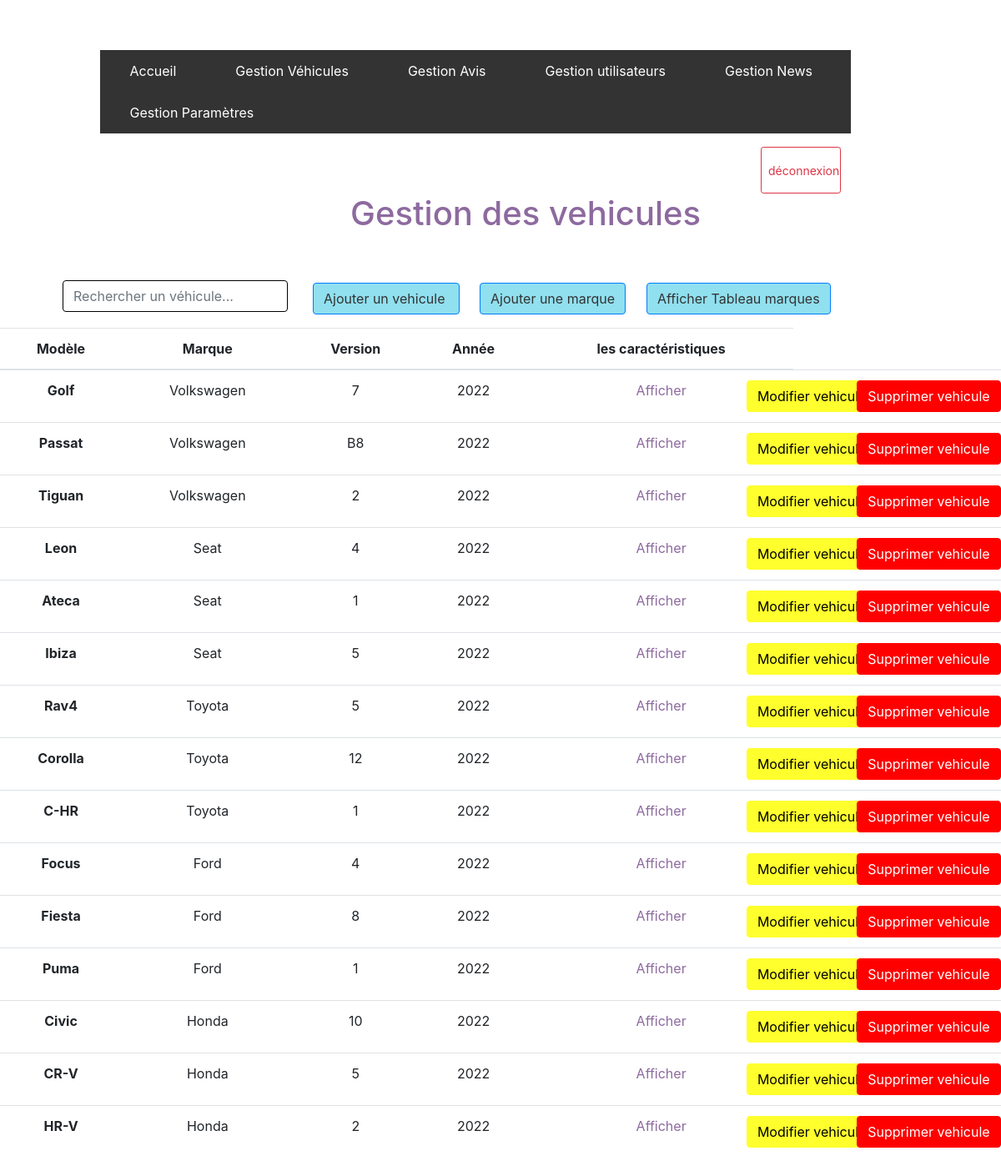
Screenshot of /routers/AdminGestionVehicule.php (signed in) with the database file from the repository.
### tables this page shows
CREATE TABLE Vehicule(
    idVehicule int primary key not null auto_increment,
    ModeleVehicule varchar(100),
    VersionVehicule varchar(10),
    AnneeVehicule int(4),
    Moteur varchar(100),
    Performance varchar(100), 
    Dimensions varchar(100),
    Puissance varchar(100),
    Capacite varchar(100),
    Consommation varchar(100),
    tarif float not null,
    ImageVehicule varchar(200),
    CodeMarque int not null,
    foreign key (CodeMarque) REFERENCES Marque(idMarque)
);

CREATE TABLE Marque(
    idMarque int primary key not null auto_increment,
    NomMarque varchar(100),
    PaysOrigine varchar(100),
    SiegeSocial varchar(100),
    AnneeCreation int(4),
    ImageLogo varchar(200)
);

### Controller/AdminVehiculeController.php (called while the page is built, shortened)
<?php
include_once '../Model/VehiculeModel.php';
require_once '../View/AdminVehiculeView.php';
class AdminVehiculeController{
    public function AfficherTableVehicules(){
        $VehiculeModel = new VehiculeModel();
        $Vehicules = $VehiculeModel->getAllVehicules();
        $TableVeh = new AdminVehiculeView();
        $TableVeh->afficherVehicules($Vehicules);
    }
}
?>

### Model/db.php (called while the page is built, shortened)
<?php
class dbModel {
    public function request($pdo, $query) {
        $stmt = $pdo->prepare($query);
        $stmt->execute();
        return $stmt->fetchAll(PDO::FETCH_ASSOC);
    }
}
?>

### Controller/dbController.php (called while the page is built, shortened)
<?php
require_once '../Model/db.php';
class dbController {
    public function request($pdo, $query) {
        $dbModel = new dbModel();
        return $dbModel->request($pdo, $query);
    }
}
?>

### Model/VehiculeModel.php (called while the page is built, shortened)
<?php
require_once '../Controller/dbController.php';
class VehiculeModel{
    public function getAllVehicules(){
        try {
            $db = new dbController();
            $pdo = $db->connect();
            $Vehicules = $db->request($pdo, "SELECT * FROM Vehicule LEFT JOIN Marque ON Vehicule.CodeMarque  = Marque.idMarque  ORDER BY Marque.idMarque;");
            return $Vehicules;
        } catch(Exception $e){
            echo "Problem dans la recuperation des vehicules" ;
        }
    }
}
?>

### View/AdminVehiculeView.php (the view, shortened to what this page needs)
<?php
require_once('../View/pageAdmin.php');
class AdminVehiculeView extends pageAdmin{
    public function TableVeh($Vehicules){
            ?>
            <center>
            <div class="titreLog">
                <h1 style="margin-top: 0%;margin-left: 35%;color:#8D6A9F;">Gestion des vehicules</h1>
            </div>
            </center>
            <div class="d-flex justify-content-center">
            <div class="col-3  mt-5 " style ="margin-left:-15%;margin-bottom:2%;">
            <input class="form-control" id="rechercheVeh" type="text" placeholder="Rechercher un véhicule..." style ="border:1px solid black; margin-bottom:-6%;"> </div>
            <div class="form-group col-2">
            <form action="../routers/AdminGestionVehicule.php" method="GET">
            <input id="ajouter_vehicule"  type="submit"  name = "add_vehicule" value="Ajouter un vehicule "  class="btn btn-outline-primary" style="background-color:#90E0EF; color:#333333;margin-top:30%;"/>
            </form>
    </div>
    <div class="form-group col-2">
            <form action="../routers/AdminGestionVehicule.php" method="GET">
            <input id="ajouter_marque"  type="submit"  name = "add_marque" value="Ajouter une marque"  class="btn btn-outline-primary" style="background-color:#90E0EF; color:#333333;margin-top:30%;"/>
            </form>
            </div>
            <div class="form-group col-2">
    <form action="../routers/AdminGestionVehicule.php" method="GET">
    <input id="afficher_marques"  type="submit"  name = "afficheMarques" value="Afficher Tableau marques"  class="btn btn-outline-primary" style="background-color:#90E0EF; color:#333333;margin-top:30%;"/>
    </form>
    </div>
    </div>
            <div class="table-responsive-md">
             <table id="tableau-vehicule" class="table table-hover ">
            <thead class="">
              <tr>
                <th scope="col" class="text-center">Modèle</th>
                <th scope="col" class="text-center">Marque</th>
                <th scope="col" class="text-center" >Version</th>
                <th scope="col" class="text-center">Année</th>
                <th scope="col" class="text-center">les caractéristiques</th>
              </tr>
            </thead>
            <tbody>
                <?php
                foreach ($Vehicules as $Vehicule){
                    echo '<tr>';
                    echo '<td class="text-center modele-vehicule" style="max-width: 70px;"><b>'.$Vehicule['ModeleVehicule'].'</b></td>';
                    echo '<td class="text-center marqueV" style="max-width: 150px;">'.$Vehicule['NomMarque'].'</td>';
                    echo '<td class="text-center" style="max-width: 70px;">'.$Vehicule['VersionVehicule'].'</td>';
                    echo '<td class="text-center" style="max-width: 70px;">'.$Vehicule['AnneeVehicule'].'</td>';
                    echo '<td class="text-center caracteristiques" style="max-width: 70px;">
                    <a href="../routers/AfficherCaracteristiques.php?id_vehicule=' . $Vehicule['idVehicule'] . '" style="color:#8D6A9F;">Afficher</a>
                    </td>';
                    echo '<td class="text-center" style="max-width: 70px;">
                    <form action="../routers/AdminGestionVehicule.php" method="GET">
                    <input type="hidden" class="id_vehicule" name="id_vehicule" value="' . $Vehicule['idVehicule'] . '" />
                    <input  type="submit" name = "submit" value="Modifier vehicule" class="btn btn-primary" style="background-color : #FFFF2E; color : black; border-color:#FFFF2E;margin-left:-80%"/>
                    </form>
                    </td>';
                    echo '<td class="text-center" style="max-width: 70px;">
                    <form action="../routers/AdminGestionVehicule.php" method="GET">
                    <input type="hidden" class="id_vehicule" name="id_vehicule" value="' . $Vehicule['idVehicule'] . '" />
                    <input  type="submit" name = "submit" value="Supprimer vehicule" class="btn btn-primary" style="background-color : red; color : white; border-color:red ;margin-left:-60%"/>
                    </form>
                    </td>';
                    echo '</tr>';
                }
                ?>
            </tbody>
          </table>
            </div>
            <?php
        }
    public function afficherVehicules($Vehicules){
        $this->TableVeh($Vehicules);
    }
}
?>

### code.css (style rules this page uses)
.titreLog { display: flex; align-items: center; }

### rows the page displays
vehicule: ModeleVehicule "Golf", CodeMarque.NomMarque "Volkswagen", VersionVehicule "7", AnneeVehicule "2022"
vehicule: ModeleVehicule "Passat", CodeMarque.NomMarque "Volkswagen", VersionVehicule "B8", AnneeVehicule "2022"
vehicule: ModeleVehicule "Tiguan", CodeMarque.NomMarque "Volkswagen", VersionVehicule "2", AnneeVehicule "2022"
vehicule: ModeleVehicule "Leon", CodeMarque.NomMarque "Seat", VersionVehicule "4", AnneeVehicule "2022"
vehicule: ModeleVehicule "Ateca", CodeMarque.NomMarque "Seat", VersionVehicule "1", AnneeVehicule "2022"
vehicule: ModeleVehicule "Ibiza", CodeMarque.NomMarque "Seat", VersionVehicule "5", AnneeVehicule "2022"
vehicule: ModeleVehicule "Rav4", CodeMarque.NomMarque "Toyota", VersionVehicule "5", AnneeVehicule "2022"
vehicule: ModeleVehicule "Corolla", CodeMarque.NomMarque "Toyota", VersionVehicule "12", AnneeVehicule "2022"
vehicule: ModeleVehicule "C-HR", CodeMarque.NomMarque "Toyota", VersionVehicule "1", AnneeVehicule "2022"
vehicule: ModeleVehicule "Focus", CodeMarque.NomMarque "Ford", VersionVehicule "4", AnneeVehicule "2022"
vehicule: ModeleVehicule "Fiesta", CodeMarque.NomMarque "Ford", VersionVehicule "8", AnneeVehicule "2022"
vehicule: ModeleVehicule "Puma", CodeMarque.NomMarque "Ford", VersionVehicule "1", AnneeVehicule "2022"
vehicule: ModeleVehicule "Civic", CodeMarque.NomMarque "Honda", VersionVehicule "10", AnneeVehicule "2022"
vehicule: ModeleVehicule "CR-V", CodeMarque.NomMarque "Honda", VersionVehicule "5", AnneeVehicule "2022"
vehicule: ModeleVehicule "HR-V", CodeMarque.NomMarque "Honda", VersionVehicule "2", AnneeVehicule "2022"
